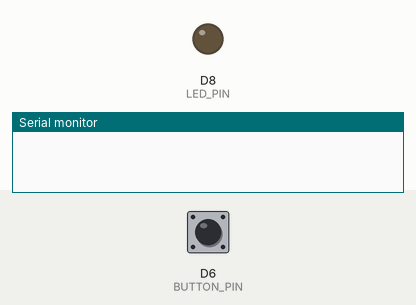
This sketch was run on a simulated ESP8266 (NodeMCU). Shown: output pins drawn as LEDs (lit = HIGH), the last lines printed to the serial monitor. The inputs (shaded band) are chosen by the test bench; at power-on: D6 (BUTTON_PIN) HIGH.

Above: at 1.2 s.
1.3 s: D6 (BUTTON_PIN) pulled LOW for 0.15 s
At 1.4 s:
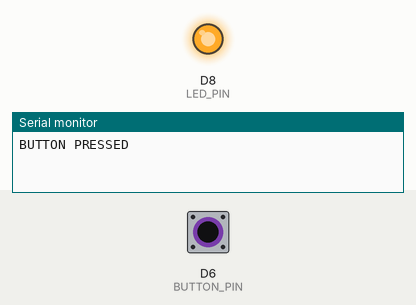
3.0 s: D6 (BUTTON_PIN) pulled LOW for 3.2 s
At 7.0 s:
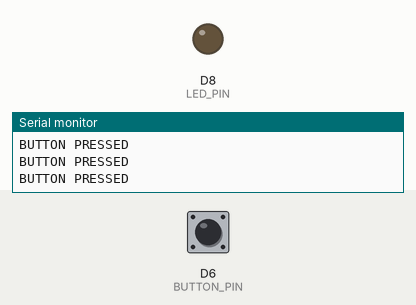
Timing chart, 0 to 8.5 s (numbered marks = the images above; inputs shaded):
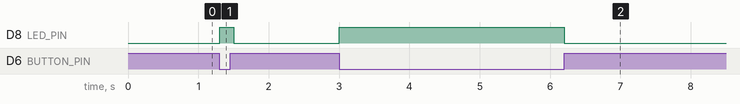

Measured:
- after the input at 1.3 s, D8 (LED_PIN): LOW → HIGH at once, → LOW 0.20 s later
- after the input at 3.0 s, D8 (LED_PIN): LOW → HIGH at once, → LOW 3.2 s later

The sketch:

05_Button.ino
```cpp
const int BUTTON_PIN = D6;
const int LED_PIN = D8;

void setup() {
  pinMode(BUTTON_PIN, INPUT_PULLUP);
  pinMode(LED_PIN, OUTPUT);
  Serial.begin(115200);
}

void loop() {

  bool pressed = digitalRead(BUTTON_PIN) == LOW;

  digitalWrite(LED_PIN, pressed);

  if (pressed) {
    Serial.println("BUTTON PRESSED");
    delay(200);
  }

}
```
